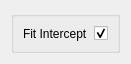
<?xml version="1.0" encoding="UTF-8"?>
<ui version="4.0">
 <class>Form</class>
 <widget class="QWidget" name="Form">
  <property name="geometry">
   <rect>
    <x>0</x>
    <y>0</y>
    <width>117</width>
    <height>51</height>
   </rect>
  </property>
  <property name="sizePolicy">
   <sizepolicy hsizetype="Ignored" vsizetype="Ignored">
    <horstretch>0</horstretch>
    <verstretch>0</verstretch>
   </sizepolicy>
  </property>
  <property name="windowTitle">
   <string>Form</string>
  </property>
  <layout class="QVBoxLayout" name="verticalLayout">
   <item>
    <widget class="QGroupBox" name="groupBox">
     <layout class="QFormLayout" name="formLayout">
      <property name="fieldGrowthPolicy">
       <enum>QFormLayout::AllNonFixedFieldsGrow</enum>
      </property>
      <item row="0" column="0">
       <widget class="QLabel" name="fitInterceptLabel">
        <property name="text">
         <string>Fit Intercept</string>
        </property>
       </widget>
      </item>
      <item row="0" column="1">
       <widget class="QCheckBox" name="fitInterceptCheckBox">
        <property name="toolTip">
         <string>whether to calculate the intercept for this model. If set to False, no intercept will be used in calculations (e.g. data is expected to be already centered).</string>
        </property>
        <property name="whatsThis">
         <string>http://scikit-learn.org/stable/modules/generated/sklearn.linear_model.LinearRegression.html</string>
        </property>
        <property name="checked">
         <bool>true</bool>
        </property>
       </widget>
      </item>
     </layout>
    </widget>
   </item>
  </layout>
 </widget>
 <resources/>
 <connections/>
</ui>
